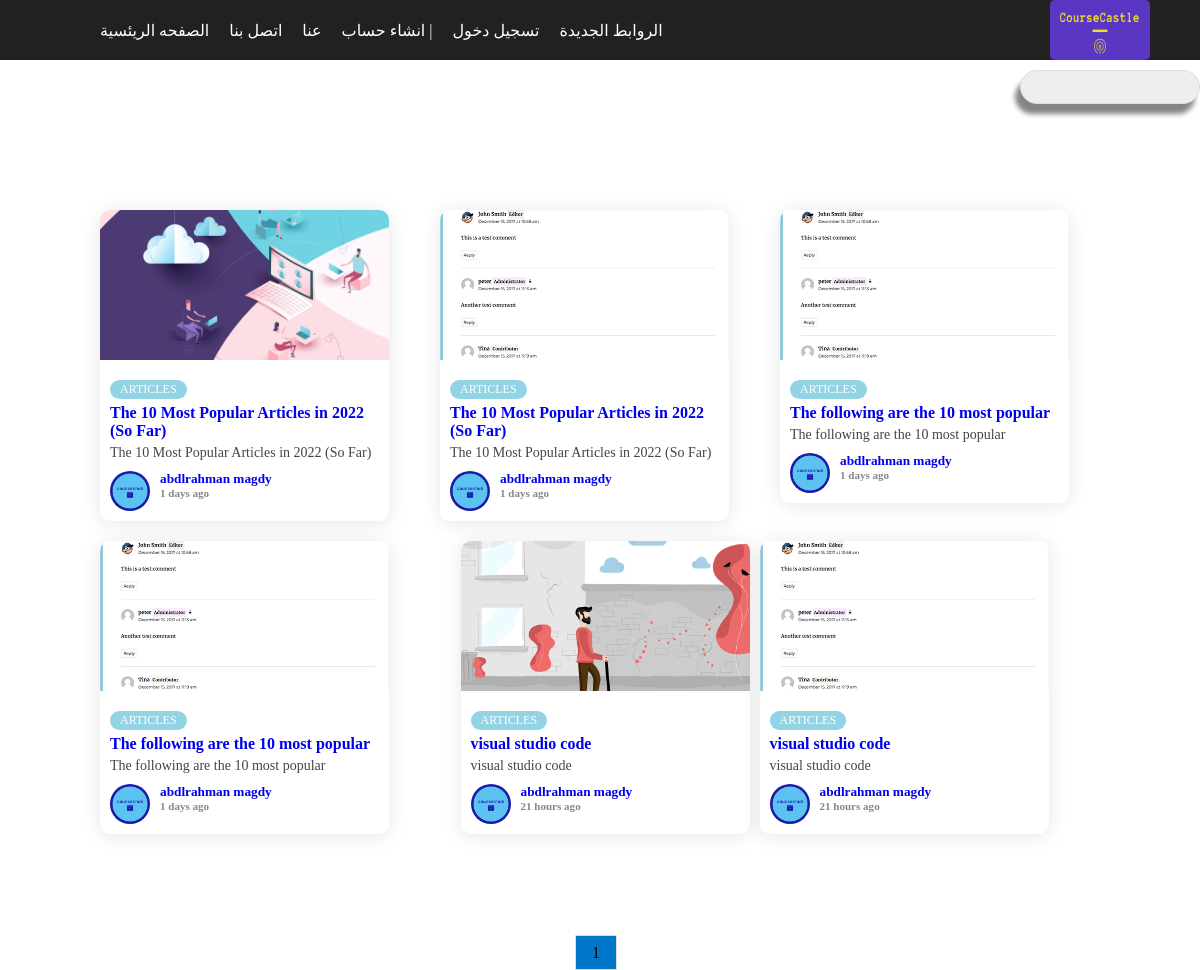
Screenshot of /hims_final_project/articles.php with the database file from the repository.
### tables this page shows
CREATE TABLE `articles` (
  `id` int(11) NOT NULL,
  `admin_id` int(11) NOT NULL,
  `admin_name` varchar(255) NOT NULL,
  `admin_pro` varchar(255) NOT NULL,
  `title` varchar(255) NOT NULL,
  `subheading` varchar(255) NOT NULL,
  `img_title` varchar(255) NOT NULL,
  `article` text NOT NULL,
  `subheading2` varchar(255) DEFAULT NULL,
  `content2` varchar(255) DEFAULT NULL,
  `img2` varchar(255) DEFAULT NULL,
  `subheading3` varchar(255) DEFAULT NULL,
  `content3` text DEFAULT NULL,
  `img3` varchar(255) DEFAULT NULL,
  `create_date` datetime NOT NULL
);

### hims_final_project/articles.php (the view, shortened to what this page needs)
<html>
<head>
  <link rel = "stylesheet" href="css/article.css">
</head>
<body>
<?php
include("connection.php");
include("header.php");
$result_per_page = 8;
$page = 1;
$start_from = ($page-1) * $result_per_page;
$aritcles = $database->prepare("SELECT * FROM articles LIMIT $start_from, $result_per_page");
$aritcles->execute();
$result = $aritcles->fetchALL();
?>
<form method = "post">
<div class="search_con">
  <input type="text"name="article_search"class="article_search">
</div>
</form>
<div class="container">
  <?php
    foreach ($result as $re) {
      $postTime = new DateTime($re['create_date']);
      $currentTime = new DateTime();
      $interval = $currentTime->diff($postTime);
      $timeAgo = '';
      if ($interval->y >= 1) {
        $timeAgo = $interval->y . ' years ago';
      } elseif ($interval->m >= 1) {
        $timeAgo = $interval->m . ' months ago';
      } elseif ($interval->d >= 1) {
        $timeAgo = $interval->d . ' days ago';
      } elseif ($interval->h >= 1) {
        $timeAgo = $interval->h . ' hours ago';
      } elseif ($interval->i >= 1) {
        $timeAgo = $interval->i . ' minutes ago';
      } else {
        $timeAgo = 'Less than a minute ago';
      }
      echo'<div class="card">';
      echo'<a href="article_details.php?id='.$re['id'].'">';
      echo '<div class="card-header">';
      echo   '<img src="articles/'.$re["img_title"].'" alt="">';
      echo '</div>';
      echo  '<div class="card-body">';
      echo    '<span class="tag tag-teal">articles</span>';
      echo "<h4>".substr($re["title"],0,50). "</h4>";
      echo "<p>".substr($re["article"],0,100). "</p>";
      echo  '<div class="user">';
      echo  '<img src="upload/'.$re["admin_pro"].'" alt="">';
      echo   '<div class="user-info">';
      echo     '<h5>'.$re['admin_name'].'<h5>';
      echo     '<small>'.$timeAgo.'</small>';
      echo    '</div>';
      echo   '</div>';
      echo  '</div>';
      echo  '</div>';
    }
    ?>
    </div>
    <div class="pagination">
  <?php
 $total_articles = $database->prepare("SELECT COUNT(*) FROM articles");
$total_articles->execute();
$total_articles = $total_articles->fetchColumn();
$total_pages = ceil($total_articles / $result_per_page);
  for ($i=1; $i<=$total_pages; $i++) {
   if($page == $i) {
    echo '<a style="color:black"; class="page-number" href="articles.php?page='.$i.'">'.$i.'</a> ';
   }
   else{
    echo '<a class="page-number" href="articles.php?page='.$i.'">'.$i.'</a> ';
   }
  }
  ?>
</div>
</body>
</html>
</body>
</html>

### hims_final_project/header.php (shortened to what this page needs)
<html lang="en">
<head>
    <link rel="stylesheet" href="css/header.css"/>
</head>
<body>
<header>
  <ul class="parent-ul">
    <li><a href="index.php"> الصفحه الريئسية </a></li>
    <li> <a href="contact_us.php"> اتصل بنا </a></li>
    <li> <a href="about_us.php"> عنا </a></li>
    <li onclick="signup()" id="signup">انشاء حساب |</li>
    <li onclick="login()" id="login"> تسجيل دخول</li>
    <li class="parent-link">الروابط الجديدة
    </li>
  </ul>
  <div class="logo-parent"> <img src="img/logo2.png" class="logo"> </div>
</header>
</body>
<?php
include("signup_form.php");
include("login_form.php");
?>
</html>

### hims_final_project/signup_form.php (shortened to what this page needs)
<head>
    <link rel="stylesheet" href="css/all.min.css"/>
    <link rel="stylesheet" href="css/signup.css"/>
</head>
<body>
</body>
</html>

### hims_final_project/login_form.php (shortened to what this page needs)
<head>
    <link rel="stylesheet" href="css/all.min.css"/>
    <link rel="stylesheet" href="css/login.css"/>
</head>
<body>
</body>
</html>

### hims_final_project/css/article.css (style rules this page uses)
.search_con { width: 100%; height: 30px; display: flex; justify-content: flex-end; margin: 10px 0 10px 0; }
.article_search { width: 15%; border: none; box-shadow: -5px 10px 5px 0px rgba(0,0,0,0.48); -webkit-box-shadow: -5px 10px 5px 0px rgba(0,0,0,0.48); -moz-box-shadow: -5px 10px 5px 0px rgba(0,0,0,0.48); background-color: #eee; border: 1px solid #ced4da; height: 34px; border-radius: 20px; padding-left: 35px; border-color: #ddd; }
.container { display: flex; flex-direction: row; flex-wrap: wrap; width: 85%; margin: 100px auto 100px auto; justify-content: space-evenly; align-items: flex-start; }
.card { background-color: #fff; border-radius: 10px; box-shadow: 0 2px 20px rgba(0, 0, 0, 0.1); overflow: hidden; width: calc(85%/4); align-content: flex-start; margin: 10px; margin-right: auto; position: relative; }
.card-header img { width: 100%; height: 150px; object-fit: cover; }
.card-body { display: flex; flex-direction: column; align-items: start; padding: 20px 10px 10px 10px; }
.tag { background-color: #ccc; color: #fff; border-radius: 50px; font-size: 12px; margin: 0; padding: 2px 10px; text-transform: uppercase; }
.tag-teal { background-color: #92d4e4; }
.card-body h4 { margin: 5px 0; }
.card-body p { font-size: 14px; margin: 0 0 0px 0; font-weight: 500; color: rgb(70, 68, 68); }
.user { padding: 10px 0 0 0; display: flex; bottom: 5px; }
.user img { width: 40px; height: 40px; border-radius: 50%; margin-right: 10px; object-fit: cover; }
.user-info h5 { margin: 0; }
.user-info small { color: #888785; }
.pagination { width: 80%; margin: auto; text-align: center; }
.page-number { padding: 8px 16px; text-decoration: none; border: 1px solid #ddd; margin-right: 8px; }
.pagination .page-number { background-color: #0077c9; color: #fff; }
@media (min-width: 1101px) and (max-width: 1300px) { .container { display: flex; flex-direction: row; width: 85%; justify-content: flex-start; } }
@media (min-width: 1101px) and (max-width: 1300px) { .card { margin-right: auto; width: calc(85% / 3); } }
@media (min-width: 1101px) and (max-width: 1300px) { .card:nth-child(5) { margin-right: 0; } }

### hims_final_project/css/header.css (style rules this page uses)
* { text-decoration: none; list-style: none; box-sizing: border-box; margin: 0; padding: 0; text-decoration: none; cursor: pointer; }
.logo-parent { width: 40%; display: flex; justify-content: flex-end; }
.logo { width: 100px; height: 60px; border-radius: 5px; }
.parent-ul li { position: relative; }
header { width: 100%; height: 60px; background-color: #212121; display: flex; flex-direction: row; align-items: center; }
header ul { display: flex; flex-direction: row; align-items: center; margin: 0 0 0 50px; width: 60%; }
header ul li { color:white; text-decoration: none; list-style-type: none; display: flex; margin: 0 0 0 20px; }
header ul li a { color:white; }

### rows the page displays
articles: img_title (picture), title "The 10 Most Popular Articles in 2022 (So Far)", article "The 10 Most Popular Articles in 2022 (So Far)", admin_pro (picture), admin_name "abdlrahman magdy", create_date "1 days ago"
articles: img_title (picture), title "The 10 Most Popular Articles in 2022 (So Far)", article "The 10 Most Popular Articles in 2022 (So Far)", admin_pro (picture), admin_name "abdlrahman magdy", create_date "1 days ago"
articles: img_title (picture), title "The following are the 10 most popular", article "The following are the 10 most popular", admin_pro (picture), admin_name "abdlrahman magdy", create_date "1 days ago"
articles: img_title (picture), title "The following are the 10 most popular", article "The following are the 10 most popular", admin_pro (picture), admin_name "abdlrahman magdy", create_date "1 days ago"
articles: img_title (picture), title "visual studio code", article "visual studio code", admin_pro (picture), admin_name "abdlrahman magdy", create_date "21 hours ago"
articles: img_title (picture), title "visual studio code", article "visual studio code", admin_pro (picture), admin_name "abdlrahman magdy", create_date "21 hours ago"
